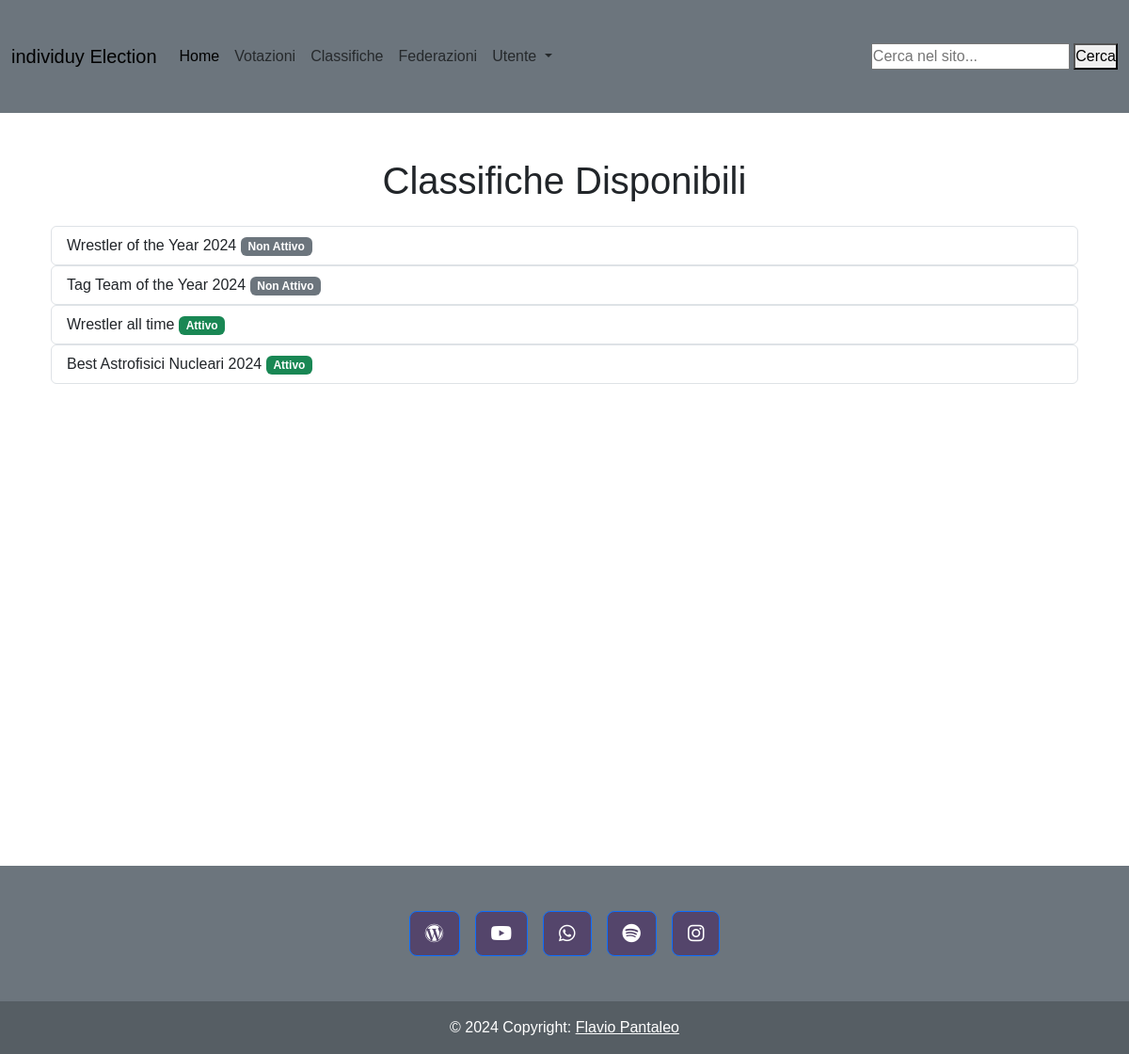
The page /index.php?page=indice_classifiche on the database its author committed.
### tables this page shows
CREATE TABLE `list_ranking` (
  `id_ranking` int(11) NOT NULL,
  `ranking_name` varchar(200) DEFAULT NULL,
  `description` text DEFAULT NULL,
  `ranking` varchar(255) NOT NULL,
  `status` int(3) DEFAULT NULL,
  `category_id` int(11) DEFAULT NULL,
  `include_inactive` tinyint(1) DEFAULT 0
);

### app/Controllers/RankingController.php (called while the page is built, shortened)
<?php
class RankingController {
    private $rankingDAO;
    public function __construct() {
        $this->rankingDAO = new RankingDAO();
    }
    public function getAllRanking() {
        return $this->rankingDAO->getAllRanking();
    }
}

### app/Core/DB.php (called while the page is built, shortened)
<?php
class DB {
    protected function connect (){
        try {
            $localHost = $_ENV['DB_HOST'];
            $dbname = $_ENV['DB_NAME'];
            $user = $_ENV['DB_USER'];
            $pass = $_ENV['DB_PASS'];
            $conn = new PDO("mysql:host=".$localHost.";dbname=".$dbname.";",$user, $pass);
            return $conn;
        } catch (PDOException $e) {
            echo $e->getMessage() . "<br> Database Connection Error";
            die();
        }
    }
}
?>

### app/DAO/RankingDAO.php (called while the page is built, shortened)
<?php
class RankingDAO extends DB {
    public function getAllRanking() {
        try {
            $stmt = $this->connect()->prepare("SELECT id_ranking, ranking_name, description, ranking, status, category_id, include_inactive FROM list_ranking");
            $stmt->execute();
            $rankings = [];
            while ($row = $stmt->fetch(PDO::FETCH_ASSOC)) {
                $rankings[] = new Ranking(
                    $row['id_ranking'],
                    $row['ranking_name'],
                    $row['description'],
                    $row['ranking'],
                    $row['status'],
                    $row['category_id'],
                    $row['include_inactive']
                );
            }
            return $rankings;
        } catch (PDOException $e) {
            error_log("PDOException in getAllRanking: " . $e->getMessage());
            return [];
        }
    }
}

### app/Models/Ranking.php (called while the page is built, shortened)
<?php
class Ranking {
    public function __construct($id, $name, $description, $rankingType, $status, $categoryId, $includeInactive) {
        $this->id = $id;
        $this->name = $name;
        $this->status = $status;
    }
}
?>

### resources/Views/classifiche/indice_classifiche.php (the view)
<?php
$rankingAvailable = $rankingController->getAllRanking();
?>
<main class="container">
    <div class="container py-5">
        <h1 class="text-center mb-4">Classifiche Disponibili</h1>
        <?php foreach($rankingAvailable as $ranking) : ?>
                <div class="list-group">
                    <a href="index.php?page=classifica&id_ranking=<?php echo $ranking->id; ?>" class="list-group-item list-group-item-action">
                        <?php echo htmlspecialchars($ranking->name); ?>
                        <span class="badge <?php echo $ranking->status == 1 ? 'bg-success' : 'bg-secondary'; ?>">
                            <?php echo $ranking->status == 1 ? 'Attivo' : 'Non Attivo'; ?>
                        </span>
                    </a>
                </div>
        <?php endforeach; ?>
    </div>
</main>

### rows shown on the page
list_ranking: ranking_name "Wrestler of the Year 2024", status "Non Attivo"
list_ranking: ranking_name "Tag Team of the Year 2024", status "Non Attivo"
list_ranking: ranking_name "Wrestler all time", status "Attivo"
list_ranking: ranking_name "Best Astrofisici Nucleari 2024", status "Attivo"
